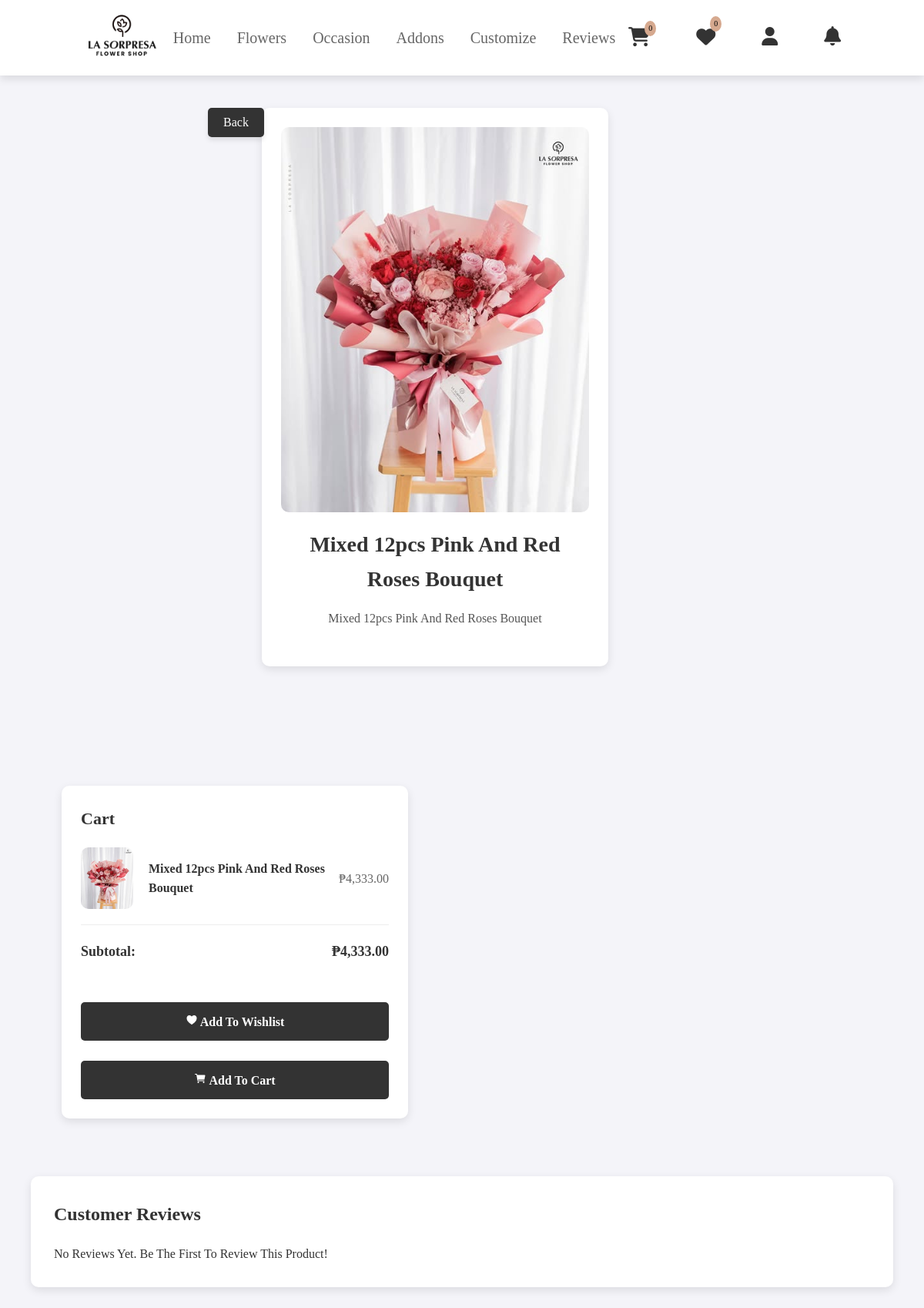
Page /users/product-details.php?p_id=62 on the committed database.
### tables this page shows
CREATE TABLE `product` (
  `p_id` int(11) NOT NULL,
  `name` varchar(255) NOT NULL,
  `old_price` varchar(10) NOT NULL,
  `discount` int(100) NOT NULL,
  `current_price` varchar(10) NOT NULL,
  `quantity` int(10) NOT NULL,
  `featured_photo` varchar(255) NOT NULL,
  `description` text NOT NULL,
  `short_description` text NOT NULL,
  `feature` text NOT NULL,
  `other_photo` text NOT NULL,
  `condition` text NOT NULL,
  `is_featured` int(1) NOT NULL,
  `is_active` int(1) NOT NULL,
  `ecat_id` int(11) NOT NULL
);

### users/product-details.php (the view, shortened to what this page needs)
<?php
require_once ('conn.php');
$p_id = isset($_GET['p_id']) ? (int) $_GET['p_id'] : 0;
if ($p_id) {
    $statement = $pdo->prepare("
    SELECT p_id, name, featured_photo, current_price, description, quantity
    FROM product
    WHERE p_id = :p_id
");
$statement->bindParam(':p_id', $p_id, PDO::PARAM_INT);
$statement->execute();
$product = $statement->fetch(PDO::FETCH_ASSOC);
$product_quantity = $product['quantity'];
} else {
    echo "<p>Invalid product ID.</p>";
    exit;
}
  $reviewStmt = $pdo->prepare("
  SELECT r.review, r.rating, r.created_at, c.cust_name
  FROM reviews r
  LEFT JOIN customer c ON r.customer_id = c.cust_id
  WHERE r.product_id = :p_id
  ORDER BY r.created_at DESC
");
$reviewStmt->bindParam(':p_id', $p_id, PDO::PARAM_INT);
$reviewStmt->execute();
$reviews = $reviewStmt->fetchAll(PDO::FETCH_ASSOC);
?>
<?php include('navuser.php'); ?>
<link rel="stylesheet" href="../css/prod-details.css?">
    <main>
    <?php include('back.php'); ?>
        <div class="pic">
            <img src="../admin/uploads/<?php echo htmlspecialchars($product['featured_photo']); ?>"
                alt="<?php echo htmlspecialchars($product['name']); ?>">
            <h1><?php echo htmlspecialchars($product['name']); ?></h1>
            <p><?php echo htmlspecialchars($product['description']); ?></p>
        </div>
        <main>
            <div class="sidebar">
                <h2>Cart</h2>
                <div class="cart-item">
                    <img src="../admin/uploads/<?php echo htmlspecialchars($product['featured_photo']); ?>"
                        alt="Cart Item">
                    <h4><?php echo htmlspecialchars($product['name']); ?>   </h4>
                    <div class="price">₱<?php echo number_format($product['current_price'], 2); ?></div>
                </div>
                <div class="total">
                    <span>Subtotal:</span>
                    <span>₱<?php echo number_format($product['current_price'], 2); ?></span>
                </div><br><br>
                <button id="addToWishlistButton" data-id="<?php echo $product['p_id']; ?>"
                        data-name="<?php echo htmlspecialchars($product['name']); ?>"
                        data-price="<?php echo htmlspecialchars($product['current_price']); ?>"
                        onclick="addToWishlist(<?php echo $product['p_id']; ?>)"><ion-icon name="heart"></ion-icon>
                    Add to Wishlist
                </button><br><br>
                <button id="addToCartButton"
                        data-id="<?php echo $product['p_id']; ?>"
                        data-name="<?php echo htmlspecialchars($product['name']); ?>"
                        data-price="<?php echo htmlspecialchars($product['current_price']); ?>"
                        onclick="addToCart(<?php echo $product['p_id']; ?>)"
                        <?php if ($product_quantity == 0) echo 'disabled'; ?>>
                    <ion-icon name="cart"></ion-icon>
                    Add to Cart
                </button>
            </div>
        </main>
        <section id="reviews">
    <h3>Customer Reviews</h3>
    <?php if (empty($reviews)): ?>
        <p>No reviews yet. Be the first to review this product!</p>
    <?php endif; ?>
</section>
    </main>
</body>
</html>

### css/footer.css (style rules this page uses)
:root { --pink: #e84393; --main: #d0bcb3; --font: #d18276; --button: #d6a98f; --footer: #e7d0c5 ; }

### css/main.css (style rules this page uses)
:root { --pink: #e84393; --main: #d0bcb3; --font: #d18276; --button: #d6a98f; --bg: rgb(233, 221, 204); }
* { margin: 0; padding: 0; font-family: "NudMotoya Maru W55 W5"; outline: none; border: none; text-decoration: none; text-transform: capitalize; transition: .2s linear; }
html { font-size: 62.5%; scroll-behavior: smooth; scroll-padding-top: 6rem; overflow-x: hidden; }
section { padding: 2rem 9%; }

### css/prod-details.css (style rules this page uses)
:root { --pink: #e84393; --pink: #e84393; --main: #d0bcb3; --font: #d18276; --button: #d6a98f; --bg: rgb(233, 221, 204); }
* { margin: 0; padding: 0; box-sizing: border-box; }
main { display: flex; justify-content: space-between; align-items: flex-start; padding: 40px; gap: 5px; flex-wrap: wrap; margin-top: 10rem; }
.pic { display: flex; flex-direction: column; max-width: 450px; background-color: #ffffff; padding: 25px; border-radius: 10px; box-shadow: 0 4px 12px rgba(0, 0, 0, 0.1); margin-left: 30rem; }
.pic img { width: 100%; height: 500px; object-fit: cover; border-radius: 10px; margin-bottom: 20px; transition: transform 0.3s; }
.pic h1 { font-size: 28px; margin-bottom: 15px; color: #333; text-align: center; }
.pic p { font-size: 16px; color: #555; line-height: 1.6; margin-bottom: 25px; text-align: center; }
#reviews { width: 100%; margin-top: 30px; background-color: #ffffff; padding: 30px; border-radius: 10px; box-shadow: 0 4px 12px rgba(0, 0, 0, 0.1); order: 2; }
#reviews h3 { font-size: 24px; margin-bottom: 20px; color: #333; }
.sidebar { margin-top: 1rem; margin-left: 0; margin-right: 25rem; width: 50rem; max-width: 450px; background-color: #ffffff; padding: 25px; border-radius: 10px; box-shadow: 0 4px 12px rgba(0, 0, 0, 0.1); align-self: flex-start; }
.sidebar h2 { font-size: 22px; color: #333; margin-bottom: 20px; font-weight: 600; }
.cart-item { display: flex; align-items: center; margin-bottom: 20px; padding-bottom: 20px; border-bottom: 1px solid #eee; }
.cart-item img { width: 80px; height: 80px; border-radius: 10px; margin-right: 20px; }
.cart-item h4 { font-size: 16px; color: #333; }
.cart-item .price { font-size: 16px; color: #666; margin-left: auto; }
.sidebar .total { display: flex; justify-content: space-between; font-size: 18px; color: #333; font-weight: bold; margin-top: 20px; }
.sidebar button { width: 100%; padding: 15px; font-size: 16px; background-color: #333; color: #ffffff; border: none; border-radius: 5px; cursor: pointer; font-weight: 600; transition: background-color 0.3s; }

### rows in the picture
product: featured_photo (picture), name "Mixed 12pcs Pink And Red Roses Bouquet", description "Mixed 12pcs Pink And Red Roses Bouquet", current_price "4,333.00"

### other values in the picture
$count "0"
